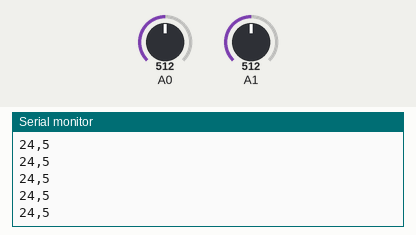
A sketch run on a simulated Arduino Uno, built with avr-gcc and run on an emulated ATmega328P. Parts: the last lines printed to the serial monitor. The inputs (shaded band) are chosen by the test bench; at power-on: A0 = 512, A1 = 512.

Above: at 1.2 s.
1.3 s: A0 set to 716
At 1.9 s:
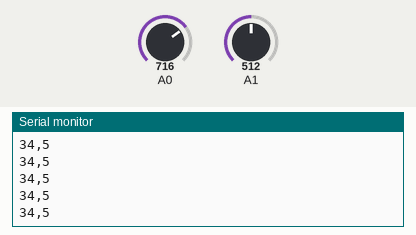
2.8 s: A1 set to 716
At 3.9 s:
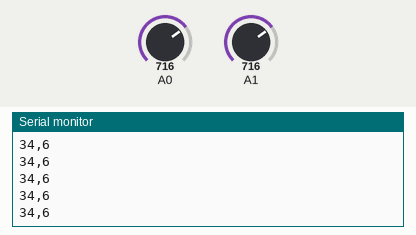
4.3 s: A0 set to 900
At 5.0 s:
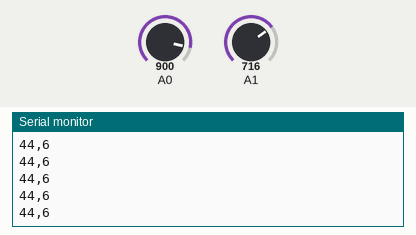
5.8 s: A1 set to 900
At 6.7 s:
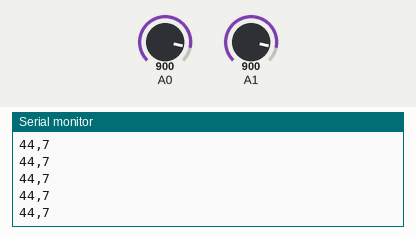
Timing chart, 0 to 8.8 s (numbered marks = the images above; inputs shaded):
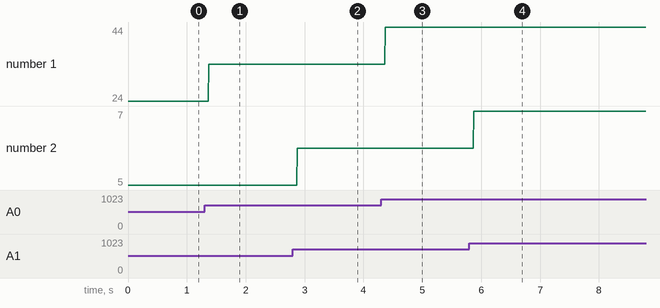

The sketch:

lab4_arduino.ino
```cpp
void setup() {
  // put your setup code here, to run once:
  pinMode(A0, INPUT);
  pinMode(A1, INPUT);
  Serial.begin(9600);
}

void loop() {
  // put your main code here, to run repeatedly:
  int color = analogRead(A0);
  //Serial.print("COLOR:" );
  //Serial.println(color);
  int sides = analogRead(A1);
  //Serial.print("SIDES: ");
  //Serial.println(sides);
  int color_mapped = map(color, 20, 80, 0, 3);
  int sides_mapped = map(sides, 0, 1023, 3, 8);

  Serial.print(color_mapped);
  Serial.print(',');
  Serial.println(sides_mapped);

}
```

Measured:
- after the input at 1.3 s, the serial monitor: prints a new line after 0.07 s (image 1)
- after the input at 2.8 s, the serial monitor: prints a new line after 0.07 s (image 2)
- after the input at 4.3 s, the serial monitor: prints a new line after 0.07 s (image 3)
- after the input at 5.8 s, the serial monitor: prints a new line after 0.07 s (image 4)
- plotted number 1: 24 → 34 after the input at 1.3 s, 34 → 44 after the input at 4.3 s
- plotted number 2: 5 → 6 after the input at 2.8 s, 6 → 7 after the input at 5.8 s
